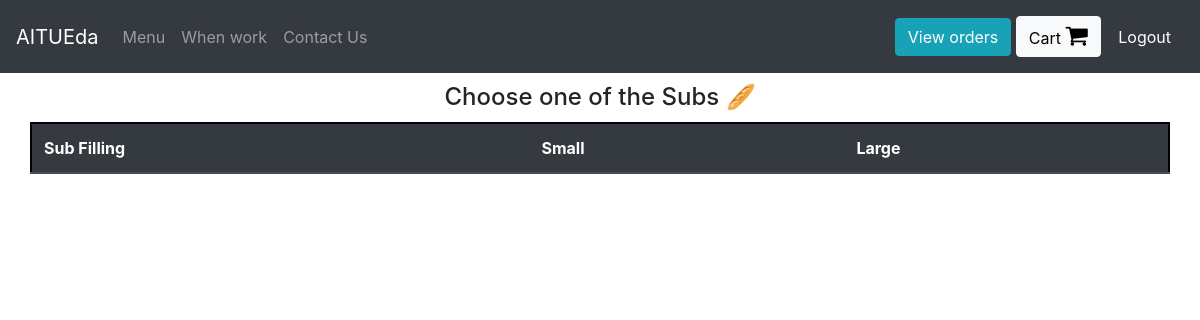
Before: /Hawka (signed in) with the older database file.
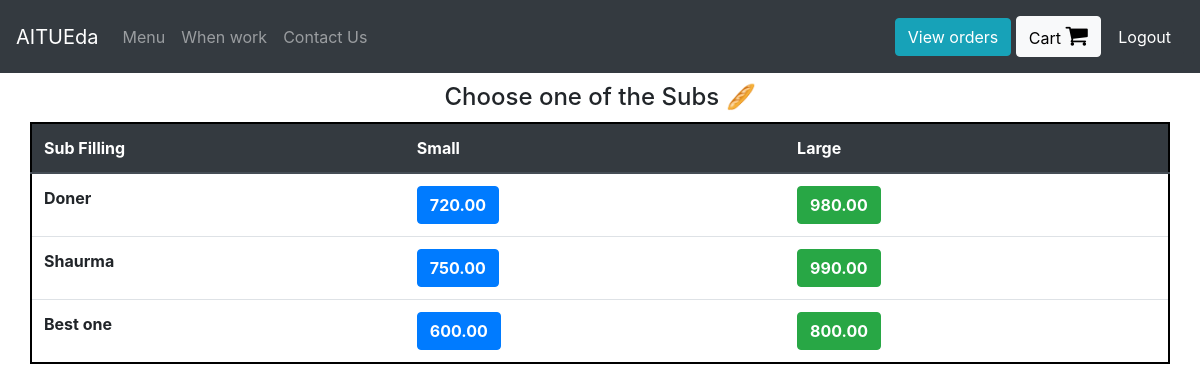
After: the same page with the newer database file.
### orders/models.py (models this page shows, shortened)
class Hawka(models.Model):
    hawka = models.CharField(max_length=200)
    small_price = models.DecimalField(max_digits=6, decimal_places=2)
    large_price = models.DecimalField(max_digits=6, decimal_places=2)

### orders/views.py (the view)
# urls.py: path("Hawka", views.hawka, name="hawka"),
def hawka(request):
    if request.user.is_authenticated:
        return render(request, "orders/sub.html", context={"dishes": Hawka.objects.all})
    else:
        return redirect("orders:login")

### orders/templates/orders/sub.html
{% extends 'orders/header.html' %}
{% block content %}
    <div class="container">
      <h4 style="margin:10px; text-align:center;"> Choose one of the Subs &#x1f956 </h4>
      <div class="row justify-content-center" >
        <table class="table"  style="border: 2px solid black">
          <thead class="thead-dark">
            <tr>
              <th scope="col">Sub Filling</th>
              <th scope="col">Small</th>
              <th scope="col">Large</th>
            </tr>
          </thead>
          <tbody>
            {% for dish in dishes %}
              <tr>
                <th>{{dish.hawka}}</th>
                <td><button type="button" class="btn btn-primary" onclick="add_to_cart({item_description:'Small Sub - {{dish.sub_filling}}' , price:{{dish.small_price}} })"><strong>{{dish.small_price}}</strong></button></td>
                <td><button type="button" class="btn btn-success" onclick="add_to_cart({item_description:'Large Sub - {{dish.sub_filling}}' , price:{{dish.large_price}} })"><strong>{{dish.large_price}}</strong></button></td>
              </tr>
            {% endfor %}
          </tbody>
        </table>
      </div>
    </div>
{% endblock %}

Changed rows visible on the page:
added Hawka: hawka "Doner", small_price "720.00", large_price "980.00"
added Hawka: hawka "Shaurma", small_price "750.00", large_price "990.00"
added Hawka: hawka "Best one", small_price "600.00", large_price "800.00"
